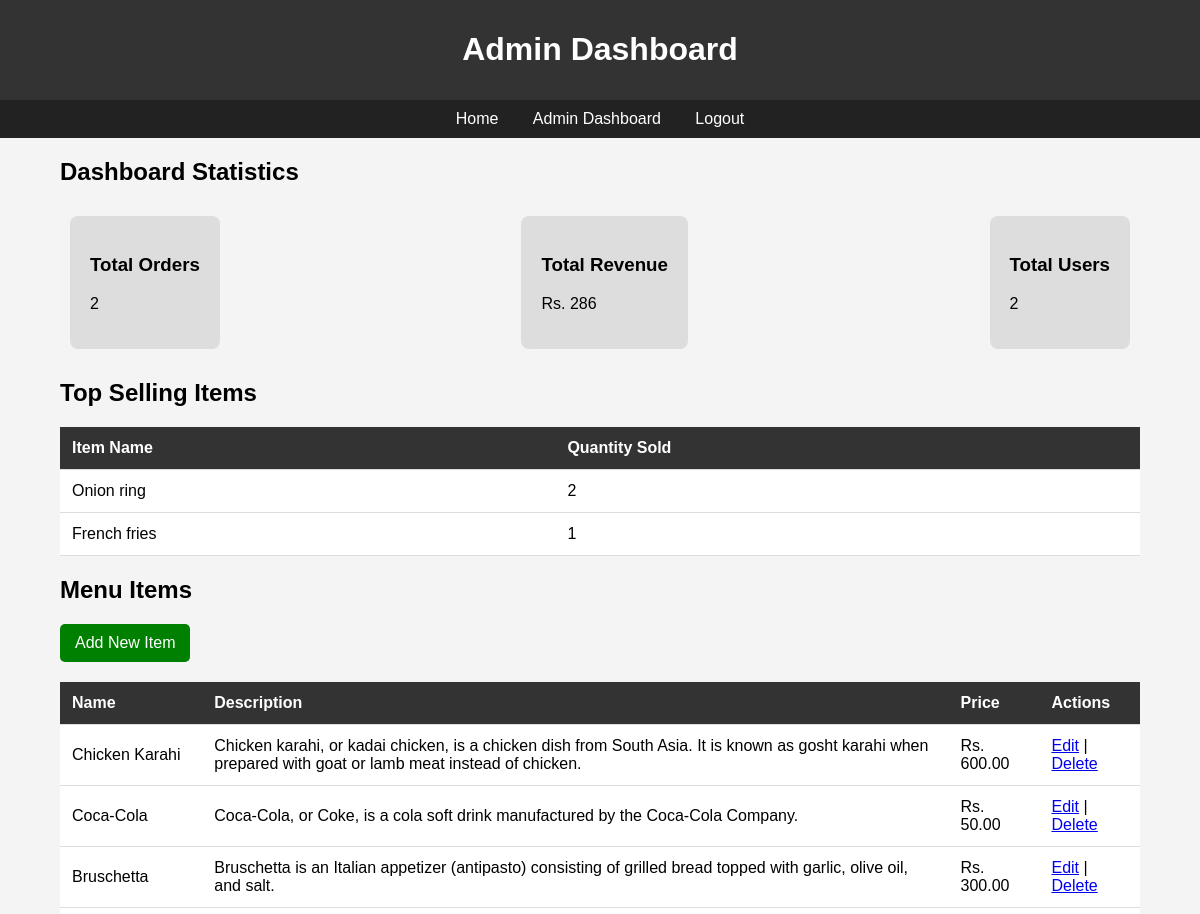
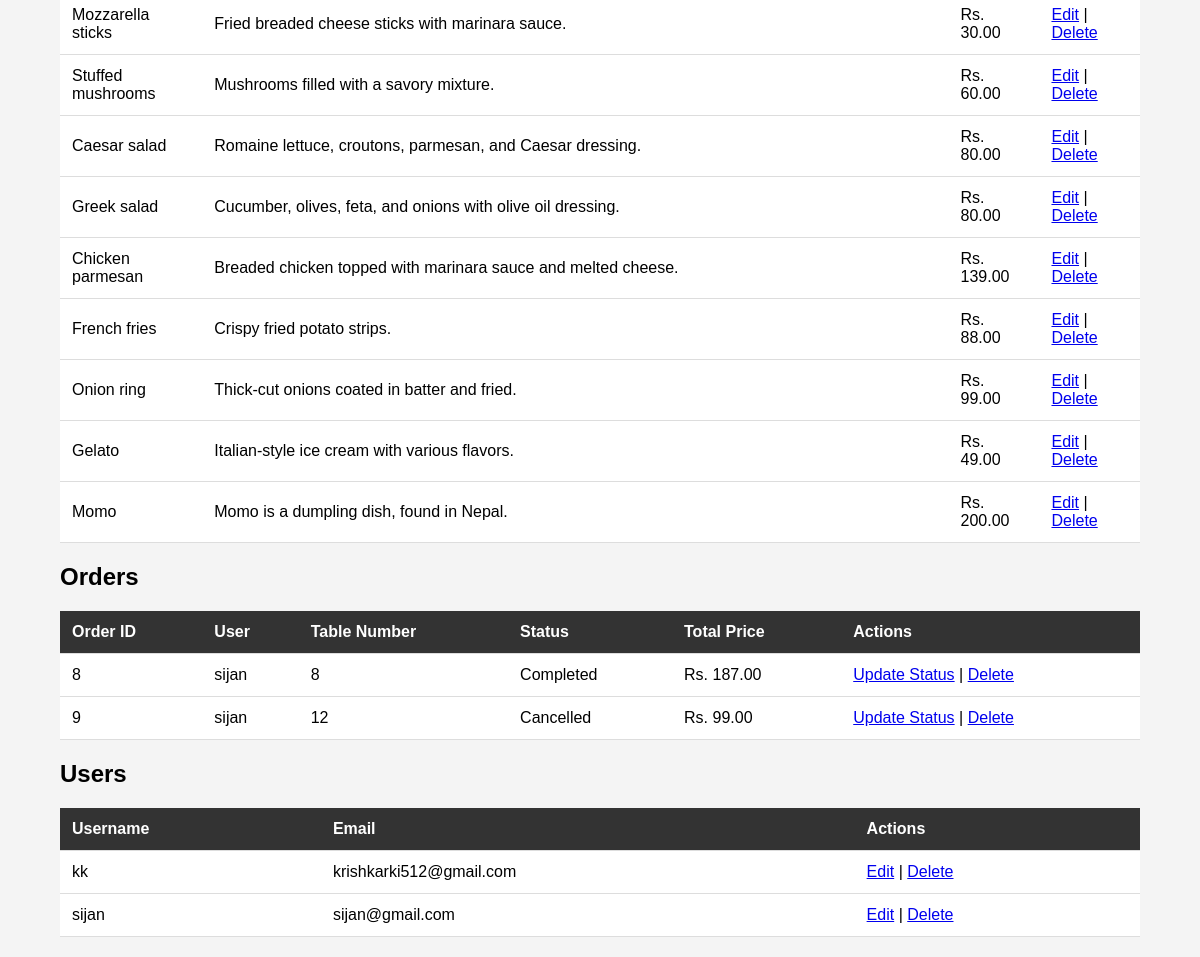
Page /admin_dashboard/ (signed in) on the earlier database version (2 pictures, top to bottom).
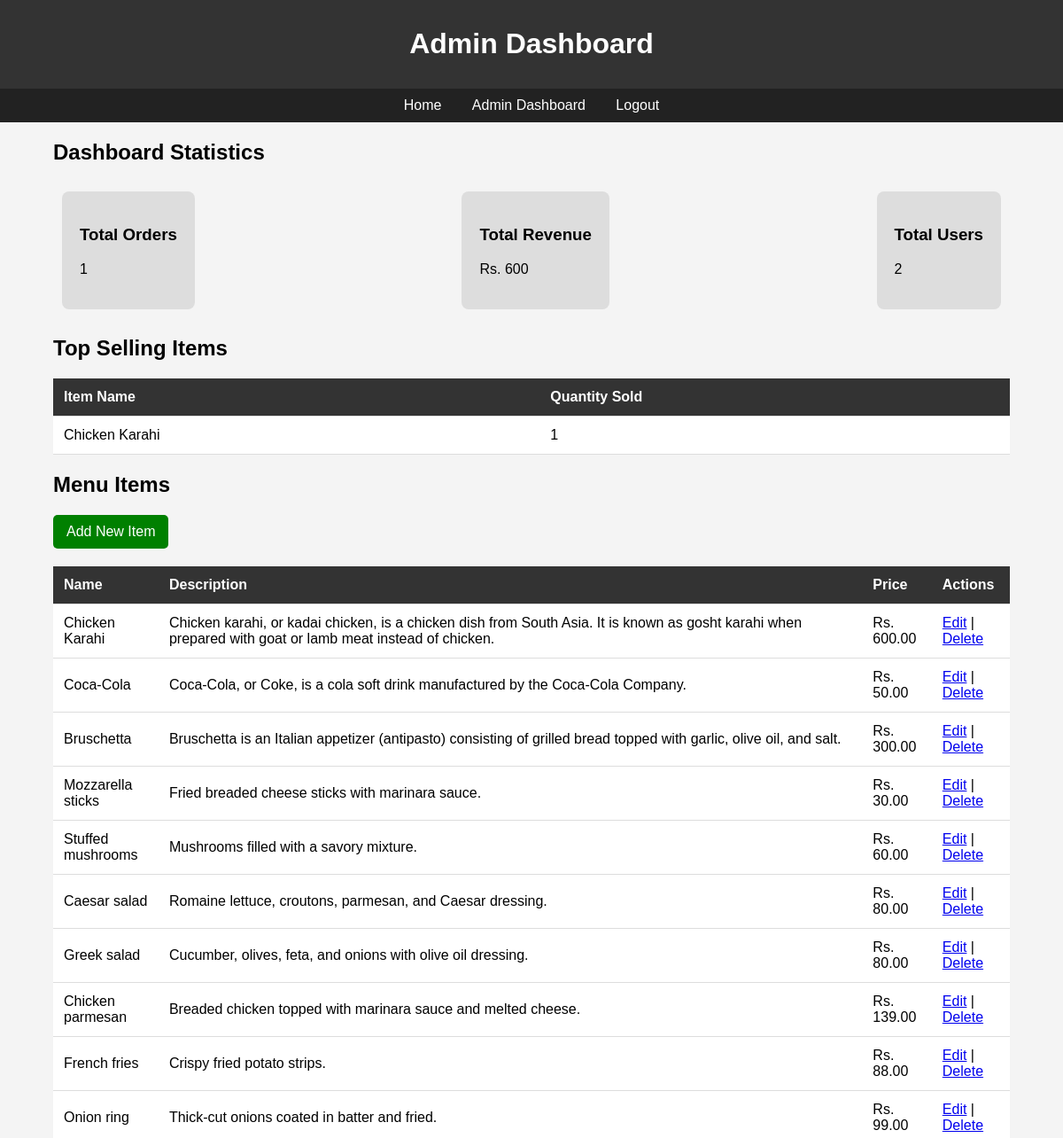
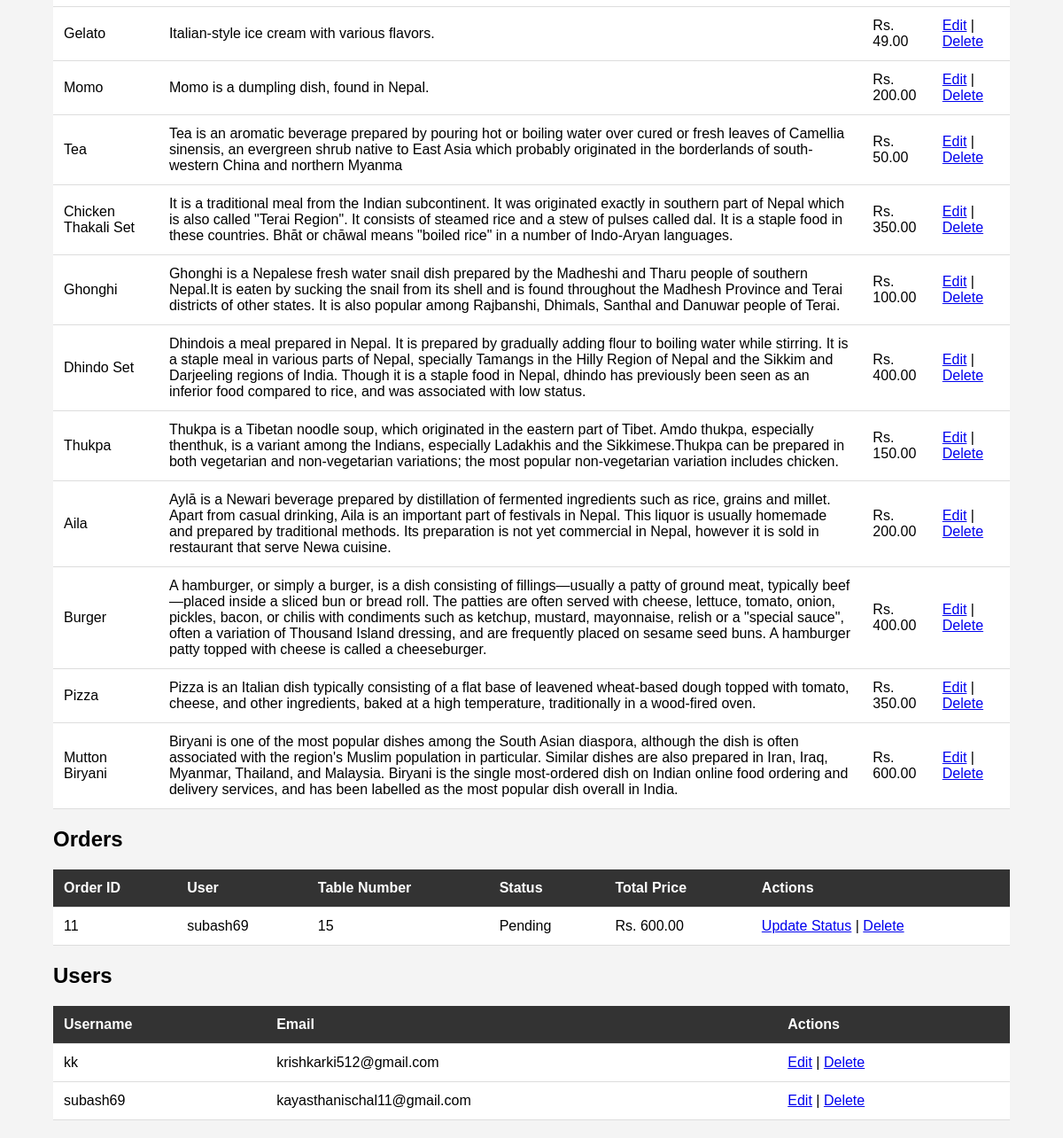
Same page on the later database version (2 pictures, top to bottom).
### menu/models.py (models this page shows, shortened)
class MenuItem(models.Model):
    name = models.CharField(max_length=255)
    description = models.TextField()
    price = models.DecimalField(max_digits=6, decimal_places=2)
    image_url = models.CharField(max_length=500)
    is_hot_deal = models.BooleanField(default=False)

class Order(models.Model):
    STATUS_CHOICES = [
        ('Pending', 'Pending'),
        ('Confirmed', 'Confirmed'),
        ('Completed', 'Completed'),
        ('Cancelled', 'Cancelled'),
    ]
    PAYMENT_STATUS_CHOICES = [
        ('Pending', 'Pending'),
        ('Paid', 'Paid'),
        ('Failed', 'Failed'),
    ]
    user = models.ForeignKey(User, on_delete=models.CASCADE)
    table_number = models.PositiveIntegerField(null=True, blank=True)
    total_price = models.DecimalField(max_digits=10, decimal_places=2)
    status = models.CharField(max_length=50, choices=STATUS_CHOICES, default='Pending')
    payment_status = models.CharField(max_length=20, choices=PAYMENT_STATUS_CHOICES, default='Pending')
    created_at = models.DateTimeField(auto_now_add=True)

class User(AbstractUser):
    email_confirmed = models.BooleanField(default=False)
    otp = models.CharField(max_length=6, null=True, blank=True)
    otp_expiration = models.DateTimeField(null=True, blank=True)
    phone_number = models.CharField(max_length=15, null=True, blank=True)

### menu/admin_views.py (the view)
# urls.py: path('admin_dashboard/', admin_views.admin_dashboard, name='admin_dashboard'),
@login_required
@user_passes_test(is_admin)
def admin_dashboard(request):
    menu_items = MenuItem.objects.all()
    orders = Order.objects.all()
    users = User.objects.all()
    total_orders = orders.count()
    total_revenue = orders.aggregate(Sum('total_price'))['total_price__sum'] or 0
    total_users = users.count()
    top_items = (
        OrderItem.objects.values('menu_item__name')
        .annotate(total_sold=Sum('quantity'))
        .order_by('-total_sold')[:5]
    )
    return render(request, 'admin_dashboard.html', {
        'menu_items': menu_items,
        'orders': orders,
        'users': users,
        'total_orders': total_orders,
        'total_revenue': total_revenue,
        'total_users': total_users,
        'top_items': top_items,
    })

### menu/admin_views.py (called while the page is built)
def is_admin(user):
    return user.is_superuser

### menu/templates/admin_dashboard.html (shortened to what this page needs)
<!DOCTYPE html>
<html lang="en">
<head>
</head>
<body>
<header>
    <h1>Admin Dashboard</h1>
</header>
<nav>
    <a href="/">Home</a>
    <a href="{% url 'admin_dashboard' %}">Admin Dashboard</a>
    {% if user.is_authenticated %}
    <a href="{% url 'logout' %}" class="btn">Logout</a>
    {% else %}
    <a href="{% url 'login_register' %}" class="btn">Sign In</a>
    {% endif %}
</nav>
<div class="container">
    <h2>Dashboard Statistics</h2>
    <div style="display: flex; justify-content: space-between; padding: 10px;">
        <div style="background: #ddd; padding: 20px; border-radius: 8px;">
            <h3>Total Orders</h3>
            <p>{{ total_orders }}</p>
        </div>
        <div style="background: #ddd; padding: 20px; border-radius: 8px;">
            <h3>Total Revenue</h3>
            <p>Rs. {{ total_revenue }}</p>
        </div>
        <div style="background: #ddd; padding: 20px; border-radius: 8px;">
            <h3>Total Users</h3>
            <p>{{ total_users }}</p>
        </div>
    </div>
    <h2>Top Selling Items</h2>
    <table>
        <tr>
            <th>Item Name</th>
            <th>Quantity Sold</th>
        </tr>
        {% for item in top_items %}
        <tr>
            <td>{{ item.menu_item__name }}</td>
            <td>{{ item.total_sold }}</td>
        </tr>
        {% empty %}
        <tr>
            <td colspan="2">No sales yet</td>
        </tr>
        {% endfor %}
    </table>
    <h2>Menu Items</h2>
    <a href="{% url 'add_menu_item' %}" style="display: inline-block; padding: 10px 15px; background-color: green; color: white; text-decoration: none; border-radius: 5px;">Add New Item</a>
    <table>
        <tr>
            <th>Name</th>
            <th>Description</th>
            <th>Price</th>
            <th>Actions</th>
        </tr>
        {% for item in menu_items %}
        <tr>
            <td>{{ item.name }}</td>
            <td>{{ item.description }}</td>
            <td>Rs. {{ item.price }}</td>
            <td>
                <a href="{% url 'edit_menu_item' item.id %}">Edit</a> |
                <a href="{% url 'delete_menu_item' item.id %}">Delete</a>
            </td>
        </tr>
        {% endfor %}
    </table>
    <h2>Orders</h2>
<table>
    <tr>
        <th>Order ID</th>
        <th>User</th>
        <th>Table Number</th>
        <th>Status</th>
        <th>Total Price</th>
        <th>Actions</th>
    </tr>
    {% for order in orders %}
    <tr>
        <td>{{ order.id }}</td>
        <td>{{ order.user.username }}</td>
        <td>{{ order.table_number }}</td>
        <td>{{ order.status }}</td>
        <td>Rs. {{ order.total_price }}</td>
        <td>
            <a href="{% url 'update_order_status' order.id %}">Update Status</a> |
            <a href="{% url 'delete_order' order.id %}">Delete</a>
        </td>
    </tr>
    {% endfor %}
</table>
    <h2>Users</h2>
    <table>
        <tr>
            <th>Username</th>
            <th>Email</th>
            <th>Actions</th>
        </tr>
        {% for user in users %}
        <tr>
            <td>{{ user.username }}</td>
            <td>{{ user.email }}</td>
            <td>
                <a href="{% url 'edit_user' user.id %}">Edit</a> |
                <a href="{% url 'delete_user' user.id %}">Delete</a>
            </td>
        </tr>
        {% endfor %}
    </table>
</div>
</body>
</html>

Differences in the rows shown:
removed Order: id "8", user.username "sijan", table_number "8", status "Completed", total_price "187.00"
removed Order: id "9", user.username "sijan", table_number "12", status "Cancelled", total_price "99.00"
removed User: username "sijan", email "sijan@gmail.com"
added MenuItem: name "Tea", description "Tea is an aromatic beverage prepared by pouring hot or boiling water over cured or fresh leaves of Camellia sinensis, an evergreen shrub native to East Asia which probably originated in the borderlands of south-western China and northern Myanma", price "50.00"
added MenuItem: name "Chicken Thakali Set", description "It is a traditional meal from the Indian subcontinent. It was originated exactly in southern part of Nepal which is also called \"Terai Region\". It consists of steamed rice and a stew of pulses called dal. It is a staple food in these countries. Bhāt or chāwal means \"boiled rice\" in a number of Indo-Aryan languages.", price "350.00"
added MenuItem: name "Ghonghi", description "Ghonghi is a Nepalese fresh water snail dish prepared by the Madheshi and Tharu people of southern Nepal.It is eaten by sucking the snail from its shell and is found throughout the Madhesh Province and Terai districts of other states. It is also popular among Rajbanshi, Dhimals, Santhal and Danuwar people of Terai.", price "100.00"
added MenuItem: name "Dhindo Set", description "Dhindois a meal prepared in Nepal. It is prepared by gradually adding flour to boiling water while stirring. It is a staple meal in various parts of Nepal, specially Tamangs in the Hilly Region of Nepal and the Sikkim and Darjeeling regions of India. Though it is a staple food in Nepal, dhindo has previously been seen as an inferior food compared to rice, and was associated with low status.", price "400.00"
added MenuItem: name "Thukpa", description "Thukpa is a Tibetan noodle soup, which originated in the eastern part of Tibet. Amdo thukpa, especially thenthuk, is a variant among the Indians, especially Ladakhis and the Sikkimese.Thukpa can be prepared in both vegetarian and non-vegetarian variations; the most popular non-vegetarian variation includes chicken.", price "150.00"
added MenuItem: name "Aila", description "Aylā is a Newari beverage prepared by distillation of fermented ingredients such as rice, grains and millet. Apart from casual drinking, Aila is an important part of festivals in Nepal. This liquor is usually homemade and prepared by traditional methods. Its preparation is not yet commercial in Nepal, however it is sold in restaurant that serve Newa cuisine.", price "200.00"
added MenuItem: name "Burger", description "A hamburger, or simply a burger, is a dish consisting of fillings—usually a patty of ground meat, typically beef—placed inside a sliced bun or bread roll. The patties are often served with cheese, lettuce, tomato, onion, pickles, bacon, or chilis with condiments such as ketchup, mustard, mayonnaise, relish or a \"special sauce\", often a variation of Thousand Island dressing, and are frequently placed on sesame seed buns. A hamburger patty topped with cheese is called a cheeseburger.", price "400.00"
added MenuItem: name "Pizza", description "Pizza is an Italian dish typically consisting of a flat base of leavened wheat-based dough topped with tomato, cheese, and other ingredients, baked at a high temperature, traditionally in a wood-fired oven.", price "350.00"
added MenuItem: name "Mutton Biryani", description "Biryani is one of the most popular dishes among the South Asian diaspora, although the dish is often associated with the region's Muslim population in particular. Similar dishes are also prepared in Iran, Iraq, Myanmar, Thailand, and Malaysia. Biryani is the single most-ordered dish on Indian online food ordering and delivery services, and has been labelled as the most popular dish overall in India.", price "600.00"
added Order: id "11", user.username "subash69", table_number "15", status "Pending", total_price "600.00"
added User: username "subash69", email "kayasthanischal11@gmail.com"
Other differences:
{{ total_orders }}: "2" → "1"
{{ total_revenue }}: "286" → "600"
new list line: "Chicken Karahi 1"
list line gone: "Onion ring 2"
list line gone: "French fries 1"
